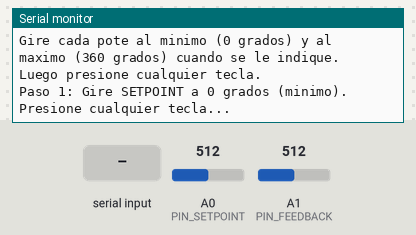
A sketch run on a simulated Arduino Uno, built with avr-gcc and run on an emulated ATmega328P. On the bench: the last lines printed to the serial monitor. The test bench sets the inputs (shaded band); at power-on: A0 (PIN_SETPOINT) = 512, A1 (PIN_FEEDBACK) = 512.

Above: at 0.8 s.
0.9 s: "1" received over Serial
At 1.8 s:
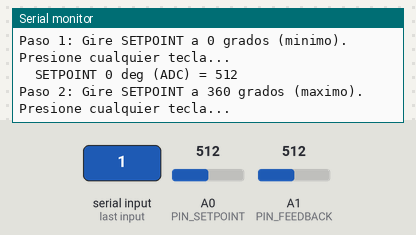
2.4 s: "0" received over Serial
At 3.0 s:
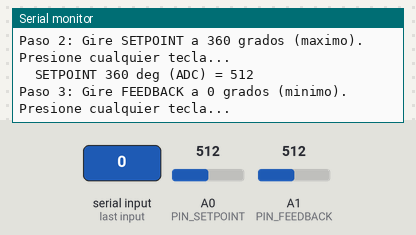
3.9 s: "2" received over Serial
At 5.1 s:
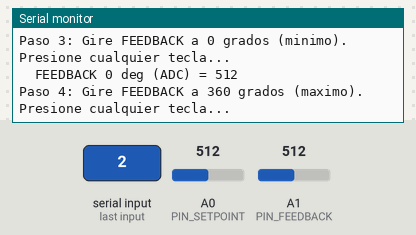
5.4 s: "1" received over Serial
At 6.1 s:
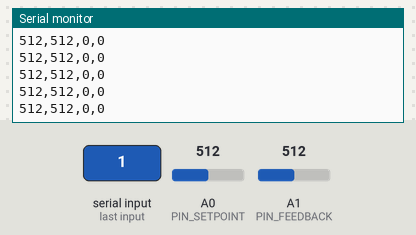
6.9 s: A0 (PIN_SETPOINT) set to 350
At 7.9 s:
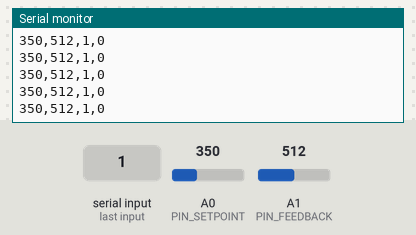
8.4 s: A1 (PIN_FEEDBACK) set to 350
At 9.2 s:
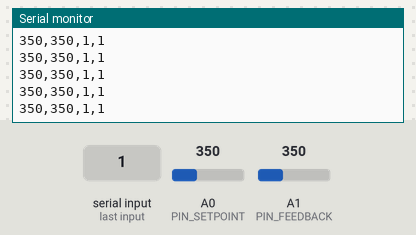
Timing chart, 0 to 10.9 s (numbered marks = the images above; inputs shaded):
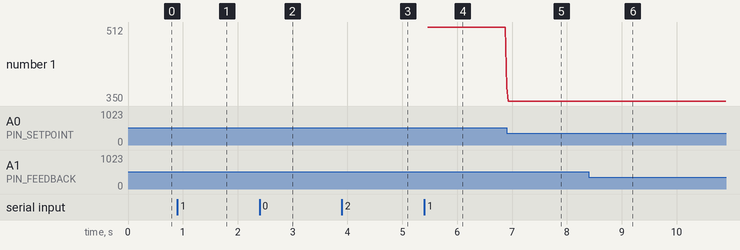

The sketch:

calibracion_potes.ino
```cpp
// ============================================================
// CALIBRACION DE POTENCIOMETROS - ARDUINO
//
// Compatible con proyecto m3.X (PIC16F18426 + HMI React)
// Dos modos: CALIBRACION interactiva y MONITOR en vivo
// ============================================================
//
// CONEXIONES:
//   SETPOINT  -> A0
//   FEEDBACK  -> A1
//   GND       -> GND
//   (Alimentar los potes desde 5V del Arduino)
//
// ADVERTENCIA:
//   Los valores ADC dependen del voltaje de referencia.
//   Para que los valores sean compatibles con el PIC (FVR 2.048V),
//   alimenta los potes desde 5V y usa referencia DEFAULT (5V).
//   Ambos sistemas son ratiometricos -> mismos ADC counts.

#define MODO_CALIBRACION  1   // 1 = calibracion interactiva, 0 = monitor

#define PIN_SETPOINT      A0
#define PIN_FEEDBACK      A1
#define MUESTRAS          16
#define BAUD               115200
#define SERIAL_TIMEOUT    30000

// ============================================================
// UTILIDADES
// ============================================================

static uint16_t leer_avg(uint8_t pin)
{
    uint32_t suma = 0;
    for (uint8_t i = 0; i < MUESTRAS; i++) {
        suma += analogRead(pin);
    }
    return (uint16_t)(suma / MUESTRAS);
}

static void esperar_tecla(void)
{
    unsigned long inicio = millis();
    while (true) {
        if (Serial.available() > 0) {
            while (Serial.available()) Serial.read();
            return;
        }
        if (millis() - inicio > SERIAL_TIMEOUT) {
            Serial.println(F("\r\n[TIMEOUT] No se detecto entrada. Reinicie.\r\n"));
            while (true);
        }
    }
}

// ============================================================
// MODO 1: CALIBRACION INTERACTIVA
// ============================================================

static void modo_calibracion(void)
{
    Serial.println(F("\r\n========================================"));
    Serial.println(F("  CALIBRACION DE POTENCIOMETROS"));
    Serial.println(F("========================================"));
    Serial.println(F(""));
    Serial.println(F("Gire cada pote al minimo (0 grados) y al"));
    Serial.println(F("maximo (360 grados) cuando se le indique."));
    Serial.println(F("Luego presione cualquier tecla."));
    Serial.println(F(""));

    // --- SETPOINT 0° ---
    Serial.print(F("Paso 1: Gire SETPOINT a 0 grados (minimo)."));
    Serial.println(F("  Presione cualquier tecla..."));
    esperar_tecla();
    uint16_t sp_0 = leer_avg(PIN_SETPOINT);
    Serial.print(F("  SETPOINT 0 deg (ADC) = "));
    Serial.println(sp_0);
    Serial.println(F(""));

    // --- SETPOINT 360° ---
    Serial.print(F("Paso 2: Gire SETPOINT a 360 grados (maximo)."));
    Serial.println(F("  Presione cualquier tecla..."));
    esperar_tecla();
    uint16_t sp_360 = leer_avg(PIN_SETPOINT);
    Serial.print(F("  SETPOINT 360 deg (ADC) = "));
    Serial.println(sp_360);
    Serial.println(F(""));

    // --- FEEDBACK 0° ---
    Serial.print(F("Paso 3: Gire FEEDBACK a 0 grados (minimo)."));
    Serial.println(F("  Presione cualquier tecla..."));
    esperar_tecla();
    uint16_t fb_0 = leer_avg(PIN_FEEDBACK);
    Serial.print(F("  FEEDBACK 0 deg (ADC) = "));
    Serial.println(fb_0);
    Serial.println(F(""));

    // --- FEEDBACK 360° ---
    Serial.print(F("Paso 4: Gire FEEDBACK a 360 grados (maximo)."));
    Serial.println(F("  Presione cualquier tecla..."));
    esperar_tecla();
    uint16_t fb_360 = leer_avg(PIN_FEEDBACK);
    Serial.print(F("  FEEDBACK 360 deg (ADC) = "));
    Serial.println(fb_360);
    Serial.println(F(""));

    // --- RESULTADOS ---
    Serial.println(F("========================================"));
    Serial.println(F("  RESULTADOS DE CALIBRACION"));
    Serial.println(F("========================================"));
    Serial.println(F(""));
    Serial.println(F("Copie estos valores en main.c:"));
    Serial.println(F(""));

    Serial.print(F("#define SP_ADC_0    "));
    Serial.println(sp_0);
    Serial.print(F("#define FB_ADC_0    "));
    Serial.println(fb_0);
    Serial.println(F(""));
    Serial.print(F("#define SP_ADC_360  "));
    Serial.println(sp_360);
    Serial.print(F("#define FB_ADC_360  "));
    Serial.println(fb_360);

    int16_t sp_delta = (sp_360 > sp_0) ? (sp_360 - sp_0) : (sp_0 - sp_360);
    int16_t fb_delta = (fb_360 > fb_0) ? (fb_360 - fb_0) : (fb_0 - fb_360);

    Serial.println(F(""));
    Serial.println(F("----------------------------------------"));
    Serial.println(F("  RANGO DETECTADO"));
    Serial.println(F("----------------------------------------"));
    Serial.println(F(""));
    Serial.print(F("SETPOINT rango: "));
    Serial.print(sp_delta);
    Serial.print(F(" counts ("));
    Serial.print(sp_360 > sp_0 ? F("normal") : F("INVERTIDO"));
    Serial.println(F(")"));
    Serial.print(F("FEEDBACK rango: "));
    Serial.print(fb_delta);
    Serial.print(F(" counts ("));
    Serial.print(fb_360 > fb_0 ? F("normal") : F("INVERTIDO"));
    Serial.println(F(")"));
    Serial.println(F(""));
    Serial.println(F("Formula: grados = (adc_raw - ADC_0) * 360 / (ADC_360 - ADC_0)"));
    Serial.println(F(""));
    Serial.println(F("========================================"));
    Serial.println(F("  CALIBRACION COMPLETADA"));
    Serial.println(F("========================================"));
    Serial.println(F(""));
    Serial.println(F("Enviando posicion de potes en vivo..."));
    Serial.println(F("Formato: ADC_SP,ADC_FB,DEG_SP,DEG_FB"));
    Serial.println(F(""));

    while (true) {
        uint16_t adc_sp = leer_avg(PIN_SETPOINT);
        uint16_t adc_fb = leer_avg(PIN_FEEDBACK);

        int32_t deg_sp = ((int32_t)adc_sp - (int32_t)sp_0) * 360L / ((int32_t)sp_360 - (int32_t)sp_0);
        int32_t deg_fb = ((int32_t)adc_fb - (int32_t)fb_0) * 360L / ((int32_t)fb_360 - (int32_t)fb_0);
        if (deg_sp < 0) deg_sp = 0;
        if (deg_sp > 360) deg_sp = 360;
        if (deg_fb < 0) deg_fb = 0;
        if (deg_fb > 360) deg_fb = 360;

        Serial.print(adc_sp);
        Serial.print(F(","));
        Serial.print(adc_fb);
        Serial.print(F(","));
        Serial.print(deg_sp);
        Serial.print(F(","));
        Serial.println(deg_fb);

        delay(20);
    }
}

// ============================================================
// MODO 2: MONITOR EN VIVO
// ============================================================

// NOTA: Antes de usar este modo, actualice las constantes
// abajo con los valores obtenidos en el modo CALIBRACION.

#define SP_ADC_0    0
#define FB_ADC_0    0
#define SP_ADC_360  1023
#define FB_ADC_360  1023

static int16_t adc_a_grados(uint16_t raw, uint16_t adc_0, uint16_t adc_360)
{
    int32_t rango = (int32_t)adc_360 - (int32_t)adc_0;
    if (rango == 0) return 0;
    int32_t deg = ((int32_t)raw - (int32_t)adc_0) * 360L / rango;
    if (deg < 0) deg = 0;
    if (deg > 360) deg = 360;
    return (int16_t)deg;
}

static void modo_monitor(void)
{
    Serial.println(F("\r\n=== MONITOR DE POTENCIOMETROS ==="));
    Serial.println(F("Gire los potes y observe los valores."));
    Serial.println(F("Formato: ADC_SP,ADC_FB,DEG_SP,DEG_FB"));
    Serial.println(F(""));

    while (true) {
        uint16_t adc_sp = leer_avg(PIN_SETPOINT);
        uint16_t adc_fb = leer_avg(PIN_FEEDBACK);

        int16_t deg_sp = adc_a_grados(adc_sp, SP_ADC_0, SP_ADC_360);
        int16_t deg_fb = adc_a_grados(adc_fb, FB_ADC_0, FB_ADC_360);

        Serial.print(adc_sp);
        Serial.print(F(","));
        Serial.print(adc_fb);
        Serial.print(F(","));
        Serial.print(deg_sp);
        Serial.print(F(","));
        Serial.println(deg_fb);

        delay(20);
    }
}

// ============================================================
// SETUP & LOOP
// ============================================================

void setup()
{
    Serial.begin(BAUD);
    while (!Serial) { ; }

    if (MODO_CALIBRACION) {
        modo_calibracion();
    } else {
        modo_monitor();
    }
}

void loop()
{
}
```

Measured:
- after the input at 0.9 s, the serial monitor: prints a new line at once (image 1)
- after the input at 2.4 s, the serial monitor: prints a new line at once (image 2)
- after the input at 3.9 s, the serial monitor: prints a new line at once (image 3)
- after the input at 5.4 s, the serial monitor: prints a new line at once (image 4)
- after the input at 6.9 s, the serial monitor: prints a new line at once (image 5)
- after the input at 8.4 s, the serial monitor: prints a new line at once (image 6)
- plotted number 1: 512 → 350 after the input at 6.9 s
